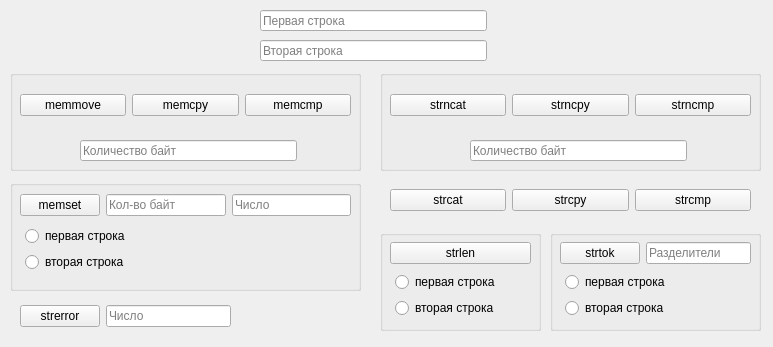
<?xml version="1.0" encoding="UTF-8"?>
<ui version="4.0">
 <class>MainWindow</class>
 <widget class="QMainWindow" name="MainWindow">
  <property name="geometry">
   <rect>
    <x>0</x>
    <y>0</y>
    <width>773</width>
    <height>347</height>
   </rect>
  </property>
  <property name="windowTitle">
   <string>MainWindow</string>
  </property>
  <widget class="QWidget" name="centralwidget">
   <widget class="QLineEdit" name="lineEdit_str1">
    <property name="geometry">
     <rect>
      <x>260</x>
      <y>10</y>
      <width>227</width>
      <height>21</height>
     </rect>
    </property>
    <property name="text">
     <string/>
    </property>
    <property name="placeholderText">
     <string>Первая строка</string>
    </property>
   </widget>
   <widget class="QLineEdit" name="lineEdit_str2">
    <property name="geometry">
     <rect>
      <x>260</x>
      <y>40</y>
      <width>227</width>
      <height>21</height>
     </rect>
    </property>
    <property name="placeholderText">
     <string>Вторая строка</string>
    </property>
   </widget>
   <widget class="QGroupBox" name="groupBox">
    <property name="geometry">
     <rect>
      <x>10</x>
      <y>180</y>
      <width>351</width>
      <height>111</height>
     </rect>
    </property>
    <property name="title">
     <string/>
    </property>
    <widget class="QWidget" name="verticalLayoutWidget">
     <property name="geometry">
      <rect>
       <x>10</x>
       <y>10</y>
       <width>331</width>
       <height>86</height>
      </rect>
     </property>
     <layout class="QVBoxLayout" name="verticalLayout">
      <item>
       <layout class="QHBoxLayout" name="horizontalLayout_4">
        <item>
         <widget class="QPushButton" name="pushButton_4">
          <property name="text">
           <string>memset</string>
          </property>
         </widget>
        </item>
        <item>
         <widget class="QLineEdit" name="lineEdit_memsetBAmount">
          <property name="text">
           <string/>
          </property>
          <property name="placeholderText">
           <string>Кол-во байт</string>
          </property>
         </widget>
        </item>
        <item>
         <widget class="QLineEdit" name="lineEdit_memsetValue">
          <property name="text">
           <string/>
          </property>
          <property name="placeholderText">
           <string>Число</string>
          </property>
         </widget>
        </item>
       </layout>
      </item>
      <item>
       <layout class="QHBoxLayout" name="horizontalLayout_5">
        <item>
         <spacer name="horizontalSpacer">
          <property name="orientation">
           <enum>Qt::Horizontal</enum>
          </property>
          <property name="sizeType">
           <enum>QSizePolicy::Fixed</enum>
          </property>
          <property name="sizeHint" stdset="0">
           <size>
            <width>5</width>
            <height>20</height>
           </size>
          </property>
         </spacer>
        </item>
        <item>
         <layout class="QVBoxLayout" name="verticalLayout_2">
          <item>
           <widget class="QRadioButton" name="radioButton_memset1">
            <property name="text">
             <string>первая строка</string>
            </property>
           </widget>
          </item>
          <item>
           <widget class="QRadioButton" name="radioButton_memset2">
            <property name="text">
             <string>вторая строка</string>
            </property>
           </widget>
          </item>
         </layout>
        </item>
       </layout>
      </item>
     </layout>
    </widget>
   </widget>
   <widget class="QGroupBox" name="groupBox_2">
    <property name="geometry">
     <rect>
      <x>10</x>
      <y>70</y>
      <width>351</width>
      <height>101</height>
     </rect>
    </property>
    <property name="title">
     <string/>
    </property>
    <widget class="QWidget" name="horizontalLayoutWidget_3">
     <property name="geometry">
      <rect>
       <x>10</x>
       <y>10</y>
       <width>331</width>
       <height>51</height>
      </rect>
     </property>
     <layout class="QHBoxLayout" name="horizontalLayout_3">
      <item>
       <widget class="QPushButton" name="pushButton_2">
        <property name="text">
         <string>memmove</string>
        </property>
       </widget>
      </item>
      <item>
       <widget class="QPushButton" name="pushButton">
        <property name="text">
         <string>memcpy</string>
        </property>
       </widget>
      </item>
      <item>
       <widget class="QPushButton" name="pushButton_3">
        <property name="text">
         <string>memcmp</string>
        </property>
       </widget>
      </item>
     </layout>
    </widget>
    <widget class="QLineEdit" name="lineEdit_memBAmount">
     <property name="geometry">
      <rect>
       <x>70</x>
       <y>70</y>
       <width>217</width>
       <height>21</height>
      </rect>
     </property>
     <property name="placeholderText">
      <string>Количество байт</string>
     </property>
    </widget>
   </widget>
   <widget class="QGroupBox" name="groupBox_3">
    <property name="geometry">
     <rect>
      <x>380</x>
      <y>230</y>
      <width>161</width>
      <height>101</height>
     </rect>
    </property>
    <property name="title">
     <string/>
    </property>
    <widget class="QWidget" name="verticalLayoutWidget_3">
     <property name="geometry">
      <rect>
       <x>10</x>
       <y>10</y>
       <width>141</width>
       <height>81</height>
      </rect>
     </property>
     <layout class="QVBoxLayout" name="verticalLayout_3">
      <item>
       <widget class="QPushButton" name="pushButton_strlen">
        <property name="text">
         <string>strlen</string>
        </property>
       </widget>
      </item>
      <item>
       <layout class="QHBoxLayout" name="horizontalLayout_7">
        <item>
         <spacer name="horizontalSpacer_2">
          <property name="orientation">
           <enum>Qt::Horizontal</enum>
          </property>
          <property name="sizeType">
           <enum>QSizePolicy::Fixed</enum>
          </property>
          <property name="sizeHint" stdset="0">
           <size>
            <width>5</width>
            <height>20</height>
           </size>
          </property>
         </spacer>
        </item>
        <item>
         <layout class="QVBoxLayout" name="verticalLayout_4">
          <item>
           <widget class="QRadioButton" name="radioButton_strlen1">
            <property name="text">
             <string>первая строка</string>
            </property>
           </widget>
          </item>
          <item>
           <widget class="QRadioButton" name="radioButton_strlen2">
            <property name="text">
             <string>вторая строка</string>
            </property>
           </widget>
          </item>
         </layout>
        </item>
       </layout>
      </item>
     </layout>
    </widget>
   </widget>
   <widget class="QWidget" name="horizontalLayoutWidget_6">
    <property name="geometry">
     <rect>
      <x>390</x>
      <y>180</y>
      <width>361</width>
      <height>41</height>
     </rect>
    </property>
    <layout class="QHBoxLayout" name="horizontalLayout_6">
     <item>
      <widget class="QPushButton" name="pushButton_6">
       <property name="text">
        <string>strcat</string>
       </property>
      </widget>
     </item>
     <item>
      <widget class="QPushButton" name="pushButton_5">
       <property name="text">
        <string>strcpy</string>
       </property>
      </widget>
     </item>
     <item>
      <widget class="QPushButton" name="pushButton_7">
       <property name="text">
        <string>strcmp</string>
       </property>
      </widget>
     </item>
    </layout>
   </widget>
   <widget class="QGroupBox" name="groupBox_4">
    <property name="geometry">
     <rect>
      <x>380</x>
      <y>70</y>
      <width>381</width>
      <height>101</height>
     </rect>
    </property>
    <property name="title">
     <string/>
    </property>
    <widget class="QLineEdit" name="lineEdit_strBAmount">
     <property name="geometry">
      <rect>
       <x>90</x>
       <y>70</y>
       <width>217</width>
       <height>21</height>
      </rect>
     </property>
     <property name="placeholderText">
      <string>Количество байт</string>
     </property>
    </widget>
    <widget class="QWidget" name="horizontalLayoutWidget_7">
     <property name="geometry">
      <rect>
       <x>10</x>
       <y>10</y>
       <width>361</width>
       <height>51</height>
      </rect>
     </property>
     <layout class="QHBoxLayout" name="horizontalLayout_8">
      <item>
       <widget class="QPushButton" name="pushButton_9">
        <property name="text">
         <string>strncat</string>
        </property>
       </widget>
      </item>
      <item>
       <widget class="QPushButton" name="pushButton_10">
        <property name="text">
         <string>strncpy</string>
        </property>
       </widget>
      </item>
      <item>
       <widget class="QPushButton" name="pushButton_11">
        <property name="text">
         <string>strncmp</string>
        </property>
       </widget>
      </item>
     </layout>
    </widget>
   </widget>
   <widget class="QGroupBox" name="groupBox_5">
    <property name="geometry">
     <rect>
      <x>550</x>
      <y>230</y>
      <width>211</width>
      <height>101</height>
     </rect>
    </property>
    <property name="title">
     <string/>
    </property>
    <widget class="QWidget" name="verticalLayoutWidget_4">
     <property name="geometry">
      <rect>
       <x>10</x>
       <y>10</y>
       <width>191</width>
       <height>81</height>
      </rect>
     </property>
     <layout class="QVBoxLayout" name="verticalLayout_5">
      <item>
       <layout class="QHBoxLayout" name="horizontalLayout_9">
        <item>
         <widget class="QPushButton" name="pushButton_12">
          <property name="text">
           <string>strtok</string>
          </property>
         </widget>
        </item>
        <item>
         <widget class="QLineEdit" name="lineEdit_delimiters">
          <property name="text">
           <string/>
          </property>
          <property name="placeholderText">
           <string>Разделители</string>
          </property>
         </widget>
        </item>
       </layout>
      </item>
      <item>
       <layout class="QHBoxLayout" name="horizontalLayout_10">
        <item>
         <spacer name="horizontalSpacer_3">
          <property name="orientation">
           <enum>Qt::Horizontal</enum>
          </property>
          <property name="sizeType">
           <enum>QSizePolicy::Fixed</enum>
          </property>
          <property name="sizeHint" stdset="0">
           <size>
            <width>5</width>
            <height>20</height>
           </size>
          </property>
         </spacer>
        </item>
        <item>
         <layout class="QVBoxLayout" name="verticalLayout_6">
          <item>
           <widget class="QRadioButton" name="radioButton_strtok1">
            <property name="text">
             <string>первая строка</string>
            </property>
           </widget>
          </item>
          <item>
           <widget class="QRadioButton" name="radioButton_strtok2">
            <property name="text">
             <string>вторая строка</string>
            </property>
           </widget>
          </item>
         </layout>
        </item>
       </layout>
      </item>
     </layout>
    </widget>
   </widget>
   <widget class="QWidget" name="horizontalLayoutWidget_8">
    <property name="geometry">
     <rect>
      <x>20</x>
      <y>300</y>
      <width>211</width>
      <height>33</height>
     </rect>
    </property>
    <layout class="QHBoxLayout" name="horizontalLayout_11">
     <item>
      <widget class="QPushButton" name="pushButton_strerror">
       <property name="text">
        <string>strerror</string>
       </property>
      </widget>
     </item>
     <item>
      <widget class="QLineEdit" name="lineEdit_strerror">
       <property name="text">
        <string/>
       </property>
       <property name="placeholderText">
        <string>Число</string>
       </property>
      </widget>
     </item>
    </layout>
   </widget>
  </widget>
  <widget class="QMenuBar" name="menubar">
   <property name="geometry">
    <rect>
     <x>0</x>
     <y>0</y>
     <width>773</width>
     <height>24</height>
    </rect>
   </property>
  </widget>
 </widget>
 <resources/>
 <connections/>
</ui>
